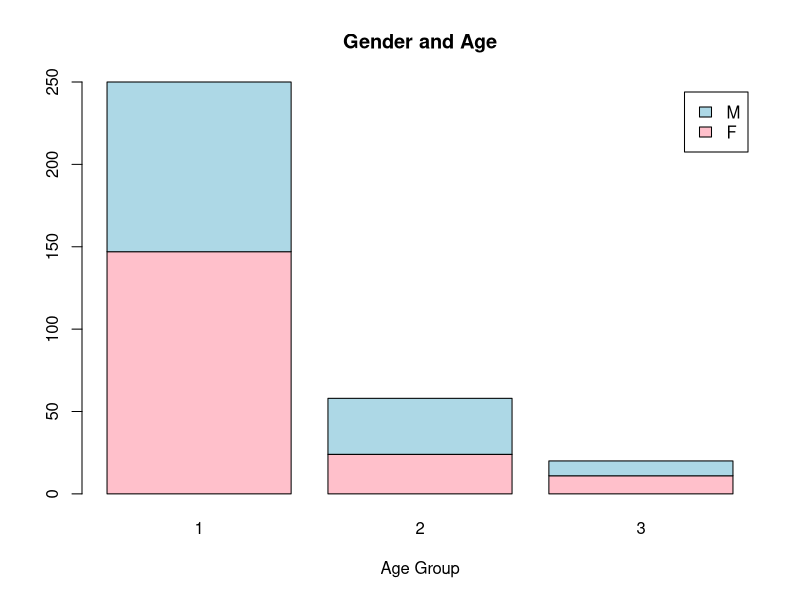
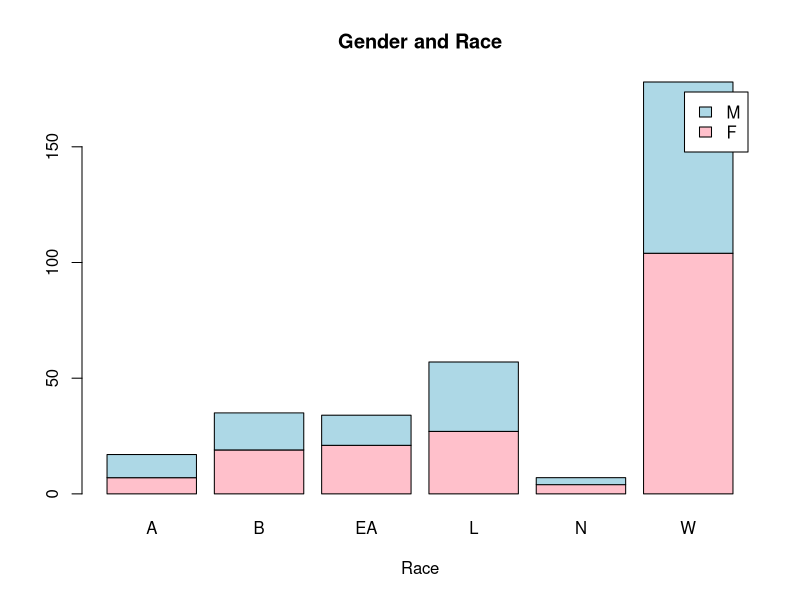
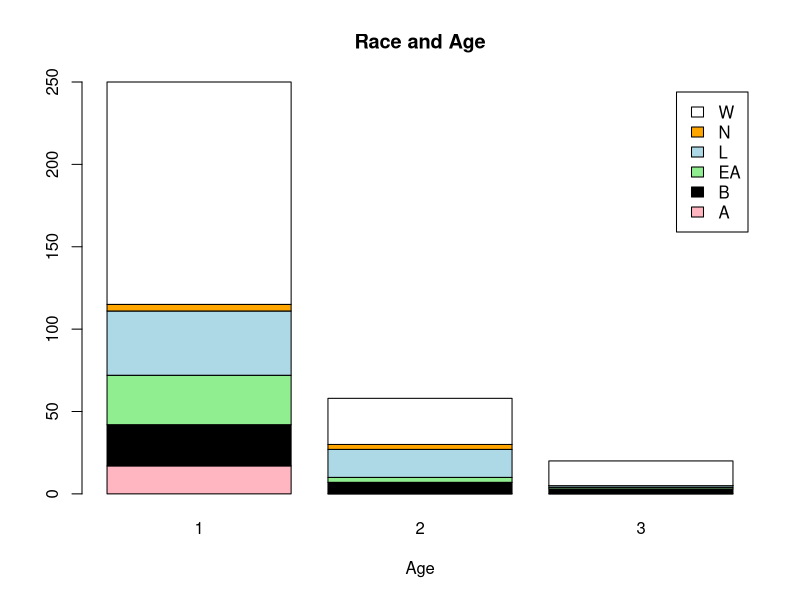

Here is the R script that generated these plots, in order:
#Branch Demographics Updated 9-26-22
# I split the age groups into 1, 2, 3; 1= ages 18-24, 2=ages 25-55, 3=56+

library(ggplot2)
library(tidyr)
#setwd("/Users/stefanieflores/Desktop/MGH Branch/Branch")

##dat<- read.csv("BranchDemo.csv")
install.packages("xlsx")
library(readxl)
##BranchDemo <- read_excel("BranchDemo.xlsx")
## I also included the ability to like read the excel... but It's the exact same data as the csv
##View(BranchDemo) 
## Remove ## from 13 to see Raw Data if wanted

dat <- read.csv("BranchDemo.csv")

## dim(dat) tells you how many data points/ people are in this so far
dim(dat)

## class(dat$x) just tells you the type of data markings I used to store these; feel free to delete # to check
#class(dat$Gender)
#class(dat$Race)
#class(dat$Age)

dat$Race <- as.factor(dat$Race)
Race <- levels(dat$Race)
Race

# W=White, B=Black, L=Latino, EA= East Asian, A= Asian, N= North African/ Middle Eastern
A<-length(dat$Race[dat$Race==Race[1]])
B<-length(dat$Race[dat$Race==Race[2]])
EA<-length(dat$Race[dat$Race==Race[3]])
L<-length(dat$Race[dat$Race==Race[4]])
N<-length(dat$Race[dat$Race==Race[5]])
W<-length(dat$Race[dat$Race==Race[6]])

#How Many Members of Each Race?
Race.obs <- data.frame(Race=Race,n=c(A,B,EA,L,N,W))
Race.obs

library(tidyverse)
dat %>%
  group_by(Race) %>%summarise(n = n())
dat %>%
  group_by(Age) %>%summarise(n = n())
dat %>%
  group_by(Gender) %>%summarise(n = n())

# Categories We Actually Want to See (R,G,A)
dat %>% 
  count(Race,Gender,Age) %>%
  print() %>%
  count(Race,name = "n.Gender")

# Race and Age Data
dat %>% 
  count(Race,Age) %>%
  print() %>%
  count(Race,name = "n.Age")

# Stacked Bar Plot with Colors and Legend For Gender and Age
counts <- table(dat$Gender, dat$Age)
barplot(counts, main="Gender and Age",
        xlab="Age Group", col=c("Pink","LightBlue"),
        legend = rownames(counts))

# Stacked Bar Plot with Colors and Legend For Gender and Race
counts <- table(dat$Gender, dat$Race)
barplot(counts, main="Gender and Race",
        xlab="Race", col=c("Pink","LightBlue"),
        legend = rownames(counts))

# Stacked Bar Plot with Colors and Legend For Race and Age
counts <- table(dat$Race, dat$Age)
barplot(counts, main="Race and Age",
        xlab="Age", col=c("LightPink","Black","LightGreen","LightBlue", "Orange","White"),
        legend = rownames(counts))

